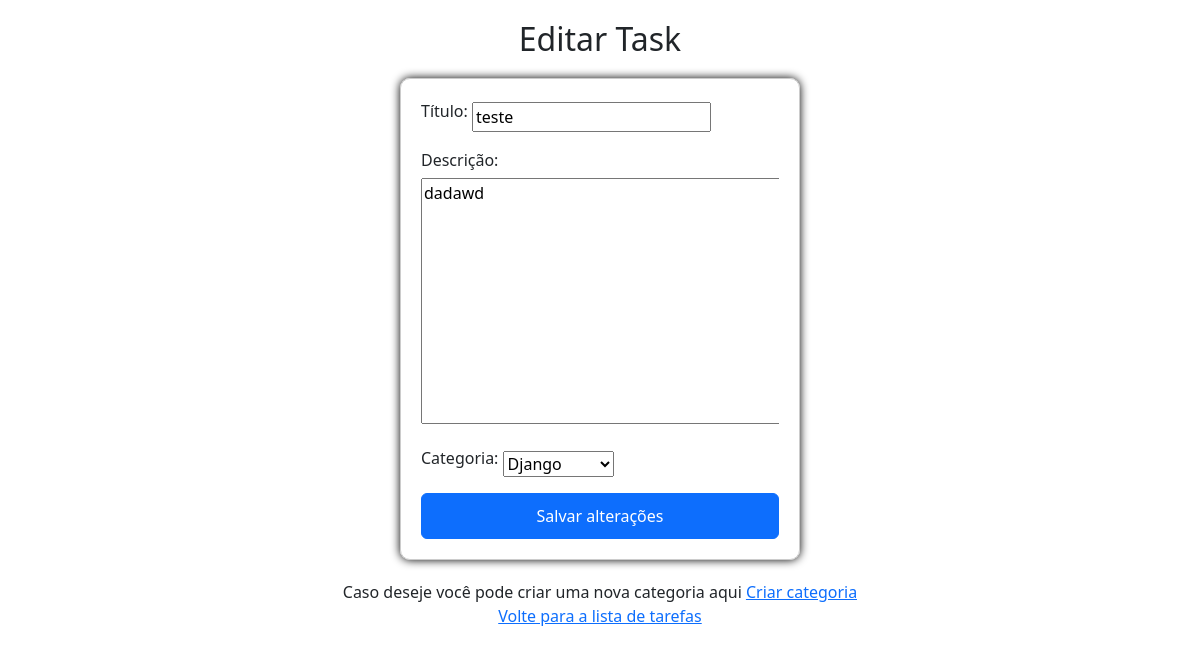
The app's page /task/76/edit/ (signed in) with its own data.
### lizetest/todo/models.py (models this page shows, shortened)
class Task(BaseModel):
    title = models.CharField(max_length=255,verbose_name="Título")
    description = models.TextField(verbose_name='Descrição')
    category = models.ForeignKey(Category, on_delete=models.CASCADE,verbose_name="Categoria")
    completion_date = models.DateTimeField(null=True, blank=True)
    completed = models.BooleanField(default=False)
    author = models.ForeignKey(User,on_delete=models.CASCADE,blank=True)

### lizetest/todo/views.py (the view)
# urls.py: path('task/<int:pk>/edit/', TaskUpdateView.as_view(), name='task_edit'),
class TaskUpdateView(UpdateView, BaseViews):
    model = Task
    form_class = TaskForm
    template_name = 'task_form.html'
    success_url = reverse_lazy('todo:task_list')

### lizetest/todo/forms.py
class TaskForm(forms.ModelForm):
    category = CategorySerializer
    class Meta:
        model = Task
        fields = ['title', 'description', 'category']
    def __init__(self, *args, **kwargs):
        user = kwargs.pop('user', None)
        super(TaskForm, self).__init__(*args, **kwargs)
        if user is not None:
            self.fields['category'].queryset = Category.objects.filter(author=user)

### lizetest/category/models.py (called while the page is built)
    def __str__(self):
        return self.name

### lizetest/core/models.py (called while the page is built)
    def dispatch(self, request, *args, **kwargs):
        if not request.user.is_authenticated:
            return redirect('accounts:login')
        return super().dispatch(request, *args, **kwargs)

### lizetest/todo/templates/task_form.html (shortened to what this page needs)
{% extends 'base.html' %}
{% block content %}
<div style="display: flex; justify-content: center; align-items: center; flex-direction: column; padding: 20px;">
  <h2 style="text-align: center; margin-bottom: 20px;">
    {% if request.resolver_match.url_name == 'task_create' %}Criar{% else %}Editar{% endif %} Task
  </h2>
  <form method="post" enctype="multipart/form-data" style="width: 400px; border: 1px solid #ccc; padding: 20px; border-radius: 10px; box-shadow: 0 0 10px rgb(0, 0, 0);">
    {{ form.as_p }}
    <button class="btn btn-primary" type="submit" style="width: 100%; padding: 10px;">
      {% if request.resolver_match.url_name == 'task_create' %}Criar task{% else %}Salvar alterações{% endif %}
    </button>
  </form>
  <div style="text-align: center; margin-top: 20px;">
    Caso deseje você pode criar uma nova categoria aqui
    <a href="{% url 'category:category_create' %}">Criar categoria</a>
    <p><a href="{% url 'todo:task_list' %}">Volte para a lista de tarefas</a> </p>
  </div>
</div>
{% endblock %}

### lizetest/core/templates/base.html (style rules this page uses)
* { overflow-x: hidden; overflow-y: auto ; }

### records on screen
Task: title "teste", description "dadawd", category "Django"
